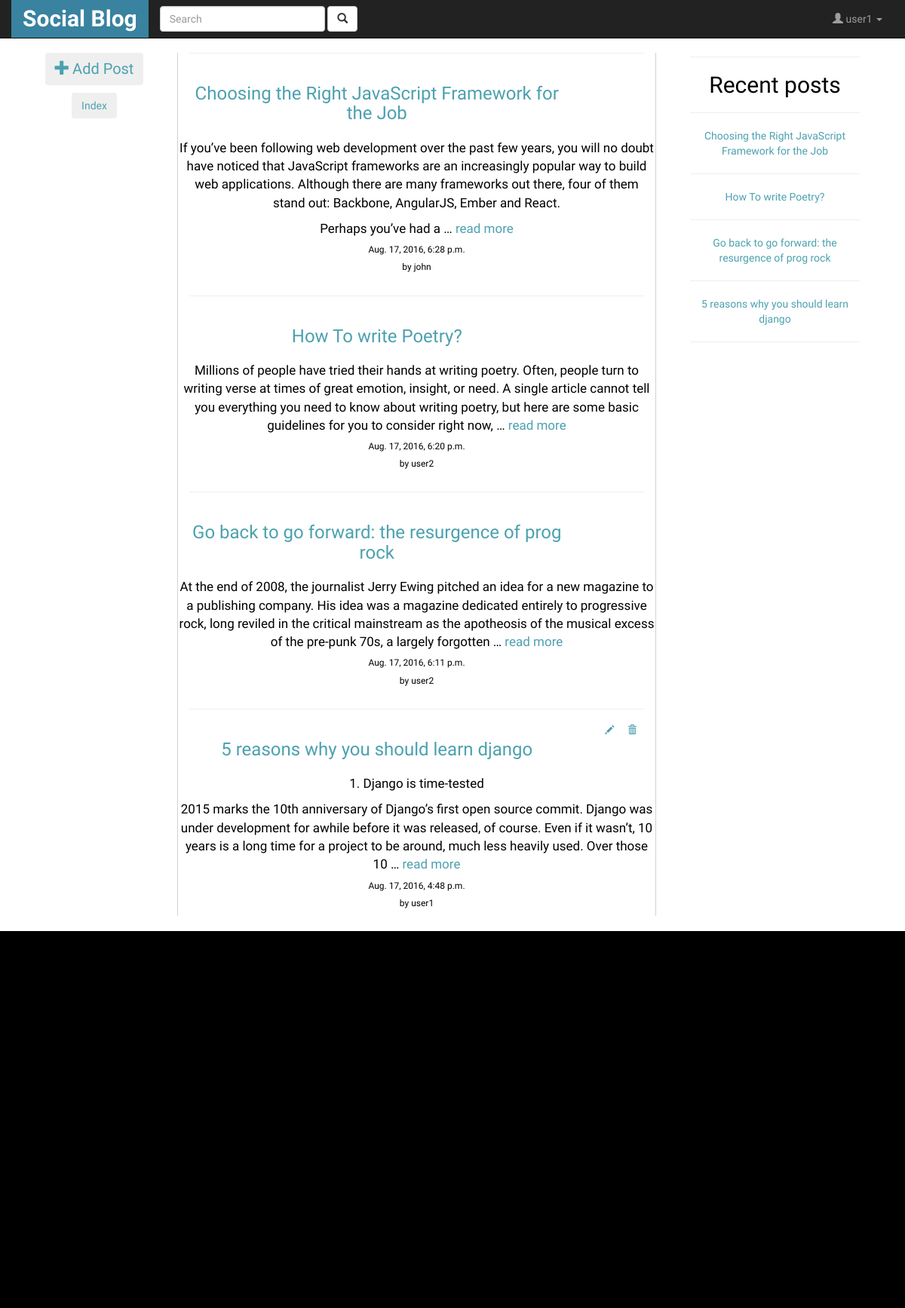
Screenshot of / (signed in) with the database file from the repository.
### blog/models.py (models this page shows, shortened)
class Post(models.Model):
	title = models.CharField(max_length=140)
	body = models.TextField()
	user = models.ForeignKey(User,default=1)
	likes = models.IntegerField(blank=True,null=True)
	file_field = models.FileField(upload_to='profile/%Y/%m/%d',blank=True,default=None)
	created_on = models.DateTimeField(auto_now_add=True,auto_now=False,blank=True,null=True)

### blog/views.py (the view)
# urls.py: url(r'^$',login_required(PostListView.as_view()),name='blog-list'),
class PostListView(ListView):
    template_name = 'blog/blog_home.html'
    def get_queryset(self):
        querylist = Post.objects.all()
        query = self.request.GET.get("q")
        if query:
            querylist = querylist.filter(Q(title__icontains=query) |
                                         Q(body__icontains=query) |
                                         Q(user__username__icontains=query)).order_by('-created_on')
            return querylist
        return Post.objects.all().order_by('-created_on')[:25]

### templates/blog/blog_home.html (shortened to what this page needs)
{% extends 'base.html'%}
{% block content %}
	<div class="col-md-2" >
		<h3 id="addpost"><a href="/blog/create">
			<button class="btn">
			<span class="glyphicon glyphicon-plus" aria-hidden="true"></span>
			<span class="glyphicon-class">Add Post</span>
			</button>
		</a>
		</h3>
		<h4><a href="#index"><button class="btn">Index</button></a></h4>
	</div>
	<div class="col-md-7" >
		<div class="middle">
			{% for post in object_list  %}
				<div class="eachpost">
				<hr>
				<div class="row">
					<span class="col-md-10">
					<span class="posttitle">
						<h3>
				 			<a href="/blog/{{post.id}}" >{{post.title}}</a>
						</h3>
					</span>
					</span>
					{% if post.user == user%}
					<span class="col-md-2">
					<span class="editdelete"><a href="/blog/update/{{post.id}}">
									<span class="glyphicon glyphicon-pencil" aria-hidden="true"></span>
							</a> &nbsp;&nbsp;&nbsp;&nbsp;
							<a href="/blog/delete/{{post.id}}">
									<span class="glyphicon glyphicon-trash" aria-hidden="true"></span>
							</a>
						</span>
					</span>
					{% else %}
					<span class="col-md-2"></span>
				{% endif %}
				</div>
				<div class="row">
					<p>{{post.body|linebreaks|truncatewords:"50"}} <a href="/blog/{{post.id}}">read more</a></p>
					<h6>{{post.created_on}}</h6>
					<h6>by {{post.user.username}}</h6>
					</div>
				</div>
			{% endfor %}
		</div>
	</div>
	<div class="col-md-3" id="index">
		<div id="postlist">
		<hr>
		<center>
		<h2>Recent posts</h2>
		{% for post in object_list%}
			<hr class="hr_min">
			<a href="/blog/{{post.id}}">{{post.title}}</a>
		{% endfor %}
		</center>
		<hr>
		</div>
	</div>
{% endblock %}

### templates/header.html (shortened to what this page needs)
<nav class="navbar navbar-default navbar-fixed-top navbar-inverse">
  <div class="container">
   		<div class="navbar-header">
      <a class="navbar-brand" href="/" id="logo"><b>Social Blog</b></a>
    </div>
    <div class="collapse navbar-collapse" id="bs-example-navbar-collapse-1">
      {% if notloggedin %}
      {% else %}
      <form class="navbar-form navbar-left" method="GET" action="">
        <div class="form-group">
          <input type="text" class="form-control" placeholder="Search" name="q" >
        </div>
        <button type="submit" class="btn btn-default">
           <span class="glyphicon glyphicon-search" aria-hidden="true"></span>
        </button>
      </form>
      {% endif %}
      <ul class="nav navbar-nav navbar-right">
      	{% if notloggedin %}
	        <li><a href="/accounts/login">Login</a></li>
	        <li><a href="/accounts/register">Register</a></li>
        {% else%}
	        <li class="dropdown">
	          <a href="#" class="dropdown-toggle" data-toggle="dropdown" role="button" aria-haspopup="true" aria-expanded="false">
	          	<span class="glyphicon glyphicon-user" aria-hidden="true"></span>
	          	<span class="glyphicon-class">{{user.username}} </span>
	          	<span class="caret"></span>
	          </a>
	        </li>
        {% endif %}
      </ul>
    </div>
  </div>
</nav>

### static/blog/css/app.css (style rules this page uses)
body { font-family: 'PT Sans', sans-serif; opacity: 1; background-repeat: repeat; background-attachment: fixed; }
p { font-size: 17px; }
a { color:#4CA1AF; }
#logo { font-size: 30px; background-color: rgb(57, 130, 160); color:#fff; }
.middle { border-left: 0.4px solid #d3d3d3; border-right: 0.4px solid #d3d3d3; height:100%; min-height: 900px; }
#addpost { magin-top:100px; }
#addpost span { font-size:20px; }
.eachpost { background-color:#fff; border-radius: 5px; padding-right:15px; padding-left: 15px; }
.editdelete { font-size: 12px; float:right; margin-right:10px; }
#postlist { background-color:#fff; border-radius: 5px; padding:5px; padding-right:15px; padding-left: 15px; }

### rows the page displays
Post: title "Choosing the Right JavaScript Framework for the Job", body "If you’ve been following web development over the past few years, you will no doubt have noticed that JavaScript frameworks are an increasingly popular way to build web applications. Although there are many frameworks out there, four of them stand out: Backbone, AngularJS, Ember and React. Perhaps you’ve had a …", created_on "Aug. 17, 2016, 6:28 p.m.", user.username "john"
Post: title "How To write Poetry?", body "Millions of people have tried their hands at writing poetry. Often, people turn to writing verse at times of great emotion, insight, or need. A single article cannot tell you everything you need to know about writing poetry, but here are some basic guidelines for you to consider right now, …", created_on "Aug. 17, 2016, 6:20 p.m.", user.username "user2"
Post: title "Go back to go forward: the resurgence of prog rock", body "At the end of 2008, the journalist Jerry Ewing pitched an idea for a new magazine to a publishing company. His idea was a magazine dedicated entirely to progressive rock, long reviled in the critical mainstream as the apotheosis of the musical excess of the pre-punk 70s, a largely forgotten …", created_on "Aug. 17, 2016, 6:11 p.m.", user.username "user2"
Post: title "5 reasons why you should learn django", body "1. Django is time-tested 2015 marks the 10th anniversary of Django’s first open source commit. Django was under development for awhile before it was released, of course. Even if it wasn’t, 10 years is a long time for a project to be around, much less heavily used. Over those 10 …", created_on "Aug. 17, 2016, 4:48 p.m.", user.username "user1"

### other values shown
{{ user.username }} "user1"
